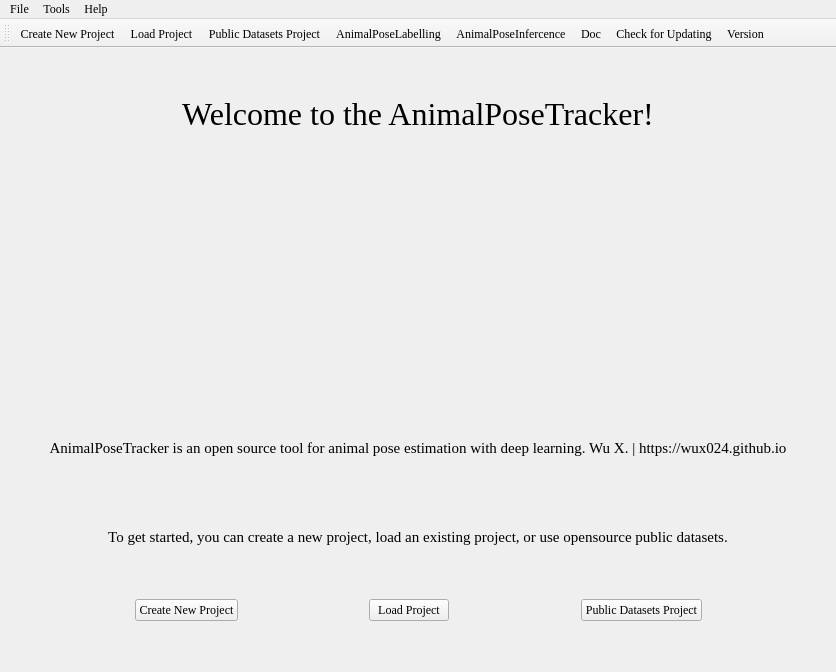
<?xml version="1.0" encoding="UTF-8"?>
<ui version="4.0">
 <class>MainWindow</class>
 <widget class="QMainWindow" name="MainWindow">
  <property name="windowModality">
   <enum>Qt::WindowModality::NonModal</enum>
  </property>
  <property name="geometry">
   <rect>
    <x>0</x>
    <y>0</y>
    <width>836</width>
    <height>672</height>
   </rect>
  </property>
  <property name="sizePolicy">
   <sizepolicy hsizetype="Fixed" vsizetype="Fixed">
    <horstretch>0</horstretch>
    <verstretch>0</verstretch>
   </sizepolicy>
  </property>
  <property name="font">
   <font>
    <family>Times New Roman</family>
   </font>
  </property>
  <property name="windowTitle">
   <string>AnimalPoseTracker</string>
  </property>
  <property name="windowIcon">
   <iconset>
    <normaloff>assets/logo.png</normaloff>assets/logo.png</iconset>
  </property>
  <property name="layoutDirection">
   <enum>Qt::LayoutDirection::LeftToRight</enum>
  </property>
  <property name="autoFillBackground">
   <bool>false</bool>
  </property>
  <widget class="QWidget" name="MainPage">
   <property name="sizePolicy">
    <sizepolicy hsizetype="Expanding" vsizetype="Expanding">
     <horstretch>0</horstretch>
     <verstretch>0</verstretch>
    </sizepolicy>
   </property>
   <property name="autoFillBackground">
    <bool>true</bool>
   </property>
   <layout class="QVBoxLayout" name="verticalLayout_2">
    <item>
     <widget class="QLabel" name="Welcome">
      <property name="sizePolicy">
       <sizepolicy hsizetype="Preferred" vsizetype="Fixed">
        <horstretch>0</horstretch>
        <verstretch>0</verstretch>
       </sizepolicy>
      </property>
      <property name="font">
       <font>
        <family>Times New Roman</family>
        <pointsize>24</pointsize>
       </font>
      </property>
      <property name="text">
       <string>Welcome to the AnimalPoseTracker!</string>
      </property>
      <property name="alignment">
       <set>Qt::AlignmentFlag::AlignCenter</set>
      </property>
     </widget>
    </item>
    <item>
     <layout class="QHBoxLayout" name="LogoLayout">
      <item>
       <spacer name="horizontalSpacer_4">
        <property name="orientation">
         <enum>Qt::Orientation::Horizontal</enum>
        </property>
        <property name="sizeHint" stdset="0">
         <size>
          <width>40</width>
          <height>20</height>
         </size>
        </property>
       </spacer>
      </item>
      <item>
       <widget class="QLabel" name="label">
        <property name="sizePolicy">
         <sizepolicy hsizetype="Preferred" vsizetype="Preferred">
          <horstretch>0</horstretch>
          <verstretch>0</verstretch>
         </sizepolicy>
        </property>
        <property name="maximumSize">
         <size>
          <width>200</width>
          <height>200</height>
         </size>
        </property>
        <property name="text">
         <string/>
        </property>
        <property name="textFormat">
         <enum>Qt::TextFormat::AutoText</enum>
        </property>
        <property name="pixmap">
         <pixmap>assets/logo_transparent.png</pixmap>
        </property>
        <property name="scaledContents">
         <bool>true</bool>
        </property>
       </widget>
      </item>
      <item>
       <spacer name="horizontalSpacer_3">
        <property name="orientation">
         <enum>Qt::Orientation::Horizontal</enum>
        </property>
        <property name="sizeHint" stdset="0">
         <size>
          <width>40</width>
          <height>20</height>
         </size>
        </property>
       </spacer>
      </item>
     </layout>
    </item>
    <item>
     <widget class="QLabel" name="Introdution">
      <property name="sizePolicy">
       <sizepolicy hsizetype="Preferred" vsizetype="Fixed">
        <horstretch>0</horstretch>
        <verstretch>0</verstretch>
       </sizepolicy>
      </property>
      <property name="font">
       <font>
        <family>Times New Roman</family>
        <pointsize>11</pointsize>
       </font>
      </property>
      <property name="layoutDirection">
       <enum>Qt::LayoutDirection::LeftToRight</enum>
      </property>
      <property name="text">
       <string>AnimalPoseTracker is an open source tool for animal pose estimation with deep learning. Wu X. | https://wux024.github.io</string>
      </property>
      <property name="alignment">
       <set>Qt::AlignmentFlag::AlignCenter</set>
      </property>
      <property name="wordWrap">
       <bool>true</bool>
      </property>
     </widget>
    </item>
    <item>
     <widget class="QLabel" name="Note">
      <property name="sizePolicy">
       <sizepolicy hsizetype="Preferred" vsizetype="Fixed">
        <horstretch>0</horstretch>
        <verstretch>0</verstretch>
       </sizepolicy>
      </property>
      <property name="font">
       <font>
        <family>Times New Roman</family>
        <pointsize>11</pointsize>
       </font>
      </property>
      <property name="layoutDirection">
       <enum>Qt::LayoutDirection::LeftToRight</enum>
      </property>
      <property name="text">
       <string>To get started, you can create a new project, load an existing project, or use opensource public datasets.</string>
      </property>
      <property name="alignment">
       <set>Qt::AlignmentFlag::AlignCenter</set>
      </property>
      <property name="wordWrap">
       <bool>true</bool>
      </property>
     </widget>
    </item>
    <item>
     <layout class="QHBoxLayout" name="ToolsButtonLayout">
      <item>
       <spacer name="horizontalSpacer_5">
        <property name="orientation">
         <enum>Qt::Orientation::Horizontal</enum>
        </property>
        <property name="sizeHint" stdset="0">
         <size>
          <width>40</width>
          <height>20</height>
         </size>
        </property>
       </spacer>
      </item>
      <item>
       <widget class="QPushButton" name="CreateNewProjectButton">
        <property name="sizePolicy">
         <sizepolicy hsizetype="Fixed" vsizetype="Fixed">
          <horstretch>0</horstretch>
          <verstretch>0</verstretch>
         </sizepolicy>
        </property>
        <property name="text">
         <string>Create New Project</string>
        </property>
       </widget>
      </item>
      <item>
       <spacer name="horizontalSpacer">
        <property name="orientation">
         <enum>Qt::Orientation::Horizontal</enum>
        </property>
        <property name="sizeHint" stdset="0">
         <size>
          <width>40</width>
          <height>20</height>
         </size>
        </property>
       </spacer>
      </item>
      <item>
       <widget class="QPushButton" name="LoadProjectButton">
        <property name="sizePolicy">
         <sizepolicy hsizetype="Fixed" vsizetype="Fixed">
          <horstretch>0</horstretch>
          <verstretch>0</verstretch>
         </sizepolicy>
        </property>
        <property name="text">
         <string>Load Project</string>
        </property>
       </widget>
      </item>
      <item>
       <spacer name="horizontalSpacer_2">
        <property name="orientation">
         <enum>Qt::Orientation::Horizontal</enum>
        </property>
        <property name="sizeHint" stdset="0">
         <size>
          <width>40</width>
          <height>20</height>
         </size>
        </property>
       </spacer>
      </item>
      <item>
       <widget class="QPushButton" name="PublicDatasetsProjectButton">
        <property name="sizePolicy">
         <sizepolicy hsizetype="Fixed" vsizetype="Fixed">
          <horstretch>0</horstretch>
          <verstretch>0</verstretch>
         </sizepolicy>
        </property>
        <property name="text">
         <string>Public Datasets Project</string>
        </property>
       </widget>
      </item>
      <item>
       <spacer name="horizontalSpacer_6">
        <property name="orientation">
         <enum>Qt::Orientation::Horizontal</enum>
        </property>
        <property name="sizeHint" stdset="0">
         <size>
          <width>40</width>
          <height>20</height>
         </size>
        </property>
       </spacer>
      </item>
     </layout>
    </item>
   </layout>
  </widget>
  <widget class="QMenuBar" name="menubar">
   <property name="geometry">
    <rect>
     <x>0</x>
     <y>0</y>
     <width>836</width>
     <height>33</height>
    </rect>
   </property>
   <widget class="QMenu" name="menuAnimalPoseTracker">
    <property name="sizePolicy">
     <sizepolicy hsizetype="Expanding" vsizetype="Expanding">
      <horstretch>0</horstretch>
      <verstretch>0</verstretch>
     </sizepolicy>
    </property>
    <property name="title">
     <string>File</string>
    </property>
    <addaction name="actionNew_Project_Ctrl_N"/>
    <addaction name="actionOpen_Old_Project_Ctrl_O"/>
    <addaction name="actionOpen_Recent"/>
    <addaction name="actionSave"/>
    <addaction name="actionExit"/>
   </widget>
   <widget class="QMenu" name="menuTools">
    <property name="sizePolicy">
     <sizepolicy hsizetype="Expanding" vsizetype="Expanding">
      <horstretch>0</horstretch>
      <verstretch>0</verstretch>
     </sizepolicy>
    </property>
    <property name="title">
     <string>Tools</string>
    </property>
    <addaction name="actionAnimalPoseLabelling"/>
    <addaction name="actionAnimalPoseInfercence"/>
   </widget>
   <widget class="QMenu" name="menuHelp">
    <property name="sizePolicy">
     <sizepolicy hsizetype="Expanding" vsizetype="Expanding">
      <horstretch>0</horstretch>
      <verstretch>0</verstretch>
     </sizepolicy>
    </property>
    <property name="title">
     <string>Help</string>
    </property>
    <addaction name="actionDoc"/>
    <addaction name="actionCheck_Updated"/>
    <addaction name="actionVersion"/>
   </widget>
   <addaction name="menuAnimalPoseTracker"/>
   <addaction name="menuTools"/>
   <addaction name="menuHelp"/>
  </widget>
  <widget class="QToolBar" name="toolBar">
   <property name="sizePolicy">
    <sizepolicy hsizetype="Expanding" vsizetype="Expanding">
     <horstretch>0</horstretch>
     <verstretch>0</verstretch>
    </sizepolicy>
   </property>
   <property name="windowTitle">
    <string>toolBar</string>
   </property>
   <attribute name="toolBarArea">
    <enum>TopToolBarArea</enum>
   </attribute>
   <attribute name="toolBarBreak">
    <bool>false</bool>
   </attribute>
   <addaction name="actionCreateNewProject"/>
   <addaction name="actionLoadProject"/>
   <addaction name="actionPublicDatasetsProject"/>
   <addaction name="actionAnimalPoseLabelling"/>
   <addaction name="actionAnimalPoseInfercence"/>
   <addaction name="actionDoc"/>
   <addaction name="actionCheck_Updated"/>
   <addaction name="actionVersion"/>
  </widget>
  <action name="actionNew_Project_Ctrl_N">
   <property name="text">
    <string>New Project Ctrl+N</string>
   </property>
  </action>
  <action name="actionOpen_Old_Project_Ctrl_O">
   <property name="text">
    <string>Open Old Project Ctrl+O</string>
   </property>
  </action>
  <action name="actionOpen_Recent">
   <property name="text">
    <string>Open Recent</string>
   </property>
  </action>
  <action name="actionSave">
   <property name="text">
    <string>Save</string>
   </property>
  </action>
  <action name="actionExit">
   <property name="text">
    <string>Exit</string>
   </property>
  </action>
  <action name="actionAnimalPoseLabelling">
   <property name="text">
    <string>AnimalPoseLabelling</string>
   </property>
  </action>
  <action name="actionAnimalPoseInfercence">
   <property name="text">
    <string>AnimalPoseInfercence</string>
   </property>
  </action>
  <action name="actionDoc">
   <property name="text">
    <string>Doc</string>
   </property>
  </action>
  <action name="actionCheck_Updated">
   <property name="text">
    <string>Check for Updating</string>
   </property>
  </action>
  <action name="actionVersion">
   <property name="text">
    <string>Version</string>
   </property>
  </action>
  <action name="actionCreateNewProject">
   <property name="text">
    <string>Create New Project</string>
   </property>
  </action>
  <action name="actionLoadProject">
   <property name="text">
    <string>Load Project</string>
   </property>
  </action>
  <action name="actionPublicDatasetsProject">
   <property name="text">
    <string>Public Datasets Project</string>
   </property>
  </action>
 </widget>
 <resources/>
 <connections/>
 <slots>
  <slot>slot1()</slot>
 </slots>
</ui>
